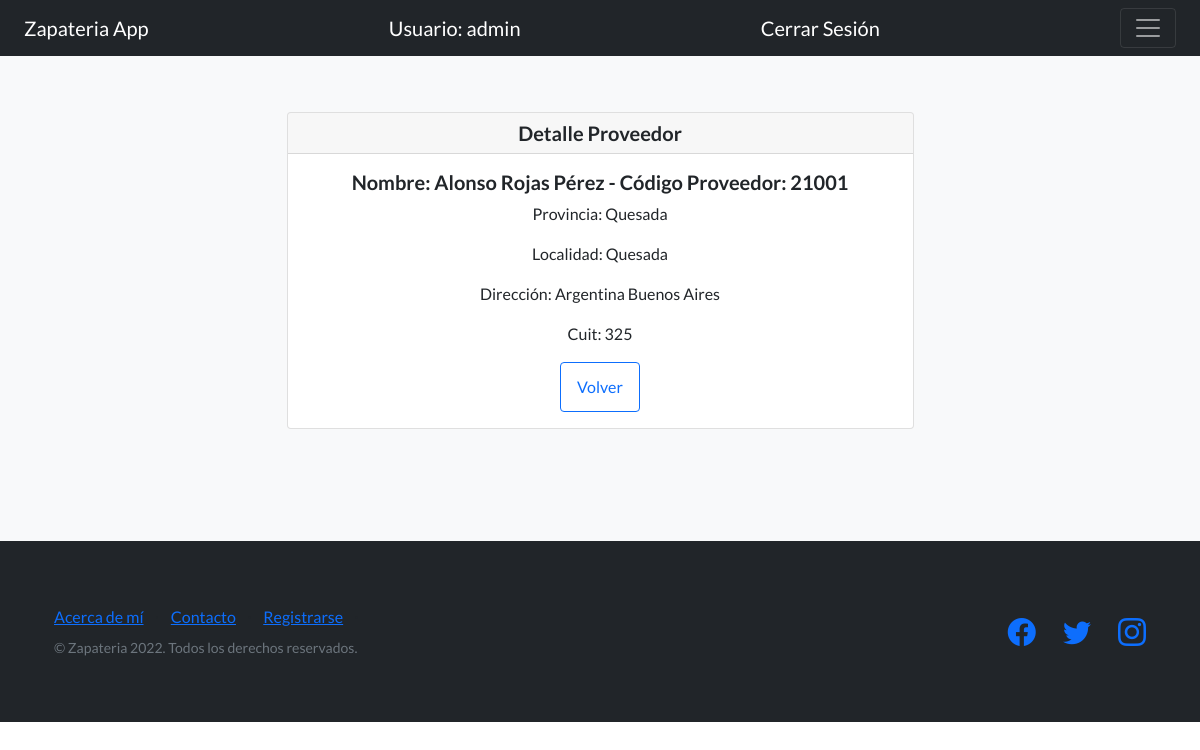
Screenshot of /detalleProveedores/4 (signed in) with the database file from the repository.
### AppProyectoFinalPython/models.py (models this page shows)
class Proveedor(models.Model):
    CodigoProveedor = models.CharField(max_length=200)
    Nombre = models.CharField(max_length=200)
    Apellidos = models.CharField(max_length=200)
    Provincia = models.CharField(max_length=500)
    Localidad = models.CharField(max_length=500)
    Direccion = models.CharField(max_length=1000)
    Cuit = models.CharField(max_length=1000)
    def __str__(self) -> str:
        return f'Nombre: {self.Nombre} {self.Apellidos} - Código Proveedor: {self.CodigoProveedor}'

### AppProyectoFinalPython/views.py (the view)
# urls.py: path('detalleProveedores/<int:pk>', ProveedorDetail.as_view(), name="DetalleProveedores"),
class ProveedorDetail(LoginRequiredMixin, DetailView):
    model = Proveedor
    template_name = './Proveedores/proveedor_detail.html'
    context_object_name = 'Proveedor'

### AppProyectoFinalPython/templates/Proveedores/proveedor_detail.html
{% extends 'navBar.html'%}
{% load static %}
{% block blockDinamico %}
<section class="features-icons bg-light text-center">
    <div class="container">
        <div class="row justify-content-center">
            <div class="col-lg-8 col-xl-7" >
                <div class="card">
                    <h5 class="card-header">Detalle Proveedor</h5>
                    <div class="card-body">
                      <h5 class="card-title">{{Proveedor}}</h5>
                      <p class="card-text">Provincia: {{Proveedor.Provincia}}</p>
                      <p class="card-text">Localidad: {{Proveedor.Localidad}}</p>
                      <p class="card-text">Dirección: {{Proveedor.Direccion}}</p>
                      <p class="card-text">Cuit: {{Proveedor.Cuit}}</p>
                      <a type="button" class="btn btn-outline-primary" href="{% url 'ListaProveedores' %}">
                        Volver
                      </a>
                    </div>
                </div>
            </div>
        </div>
    </div>
</section>
{% endblock blockDinamico %}

### AppProyectoFinalPython/templates/navBar.html (shortened to what this page needs)
<!DOCTYPE html>
<html lang="en">
    <head>
        {% load static %}
        <link href="https://cdn.jsdelivr.net/npm/bootstrap-icons@1.5.0/font/bootstrap-icons.css" rel="stylesheet" type="text/css" />
        <link href="https://cdn.jsdelivr.net/npm/bootstrap@5.2.0/dist/css/bootstrap.min.css" rel="stylesheet"
>
        <link href="{% static 'css/styles.css' %}" rel="stylesheet" />
    </head>
    <body>
        <nav class="navbar navbar-dark bg-dark fixed-top">
            <div class="container-fluid">
              <a class="navbar-brand" href="{% url 'Inicio' %}">Zapateria App</a>
              {% if user.is_authenticated %}
              <a class="navbar-brand" href="{% url 'Inicio' %}">Usuario: {{user.username}}</a>
              <a class="navbar-brand" href="{% url 'Logout' %}">Cerrar Sesión</a>
              {% else %}
                <a class="navbar-brand" href="{% url 'Login' %}">Iniciar Sesión</a>
              {% endif %}
              <button class="navbar-toggler" type="button" data-bs-toggle="offcanvas" data-bs-target="#offcanvasDarkNavbar" aria-controls="offcanvasDarkNavbar">
                <span class="navbar-toggler-icon"></span>
              </button>
            </div>
          </nav>
          {% block blockDinamico %}
          {% endblock blockDinamico %}
          <footer class="footer bg-dark">
            <div class="container">
                <div class="row">
                    <div class="col-lg-6 h-100 text-center text-lg-start my-auto">
                        <ul class="list-inline mb-2">
                            <li class="list-inline-item"><a href="{% url 'AcercaDeMi' %}">Acerca de mí</a></li>
                            <li class="list-inline-item">⋅</li>
                            <li class="list-inline-item"><a href="{% url 'Contacto' %}">Contacto</a></li>
                            <li class="list-inline-item">⋅</li>
                            <li class="list-inline-item"><a href="#!">Registrarse</a></li>
                            <li class="list-inline-item">⋅</li>
                        </ul>
                        <p class="text-muted small mb-4 mb-lg-0">&copy; Zapateria 2022. Todos los derechos reservados.</p>
                    </div>
                    <div class="col-lg-6 h-100 text-center text-lg-end my-auto">
                        <ul class="list-inline mb-0">
                            <li class="list-inline-item me-4">
                                <a href="#!"><i class="bi-facebook fs-3"></i></a>
                            </li>
                            <li class="list-inline-item me-4">
                                <a href="#!"><i class="bi-twitter fs-3"></i></a>
                            </li>
                            <li class="list-inline-item">
                                <a href="#!"><i class="bi-instagram fs-3"></i></a>
                            </li>
                        </ul>
                    </div>
                </div>
            </div>
        </footer>
    </body>
</html>

### rows the page displays
Proveedor: Nombre+Apellidos+CodigoProveedor "Nombre: Alonso Rojas Pérez - Código Proveedor: 21001", Provincia "Quesada", Localidad "Quesada", Direccion "Argentina Buenos Aires", Cuit "325"

### other values shown
{{ user.username }} "admin"
